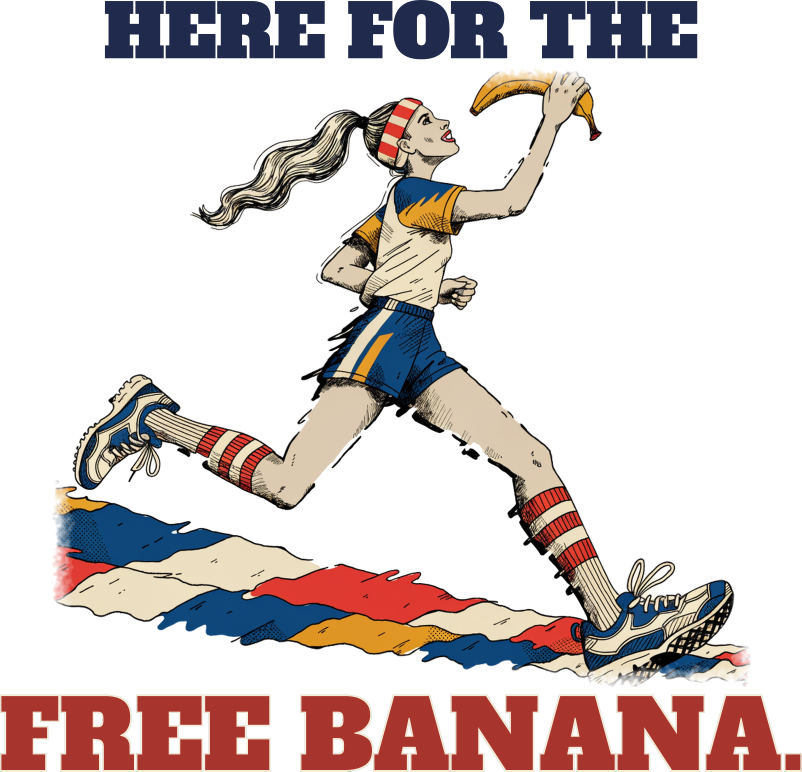
#> input picture designs/c980/src.png, 3207 x 3085 px, found by its file name (shown at 1/4 size)
$ python mk.py
#> lines starting #> are read from the running program, lines starting #| are printed output that depends on the picture
### designs/lib.py
"""Lane C lockup helper: from designs.lib import *"""
from PIL import Image, ImageDraw, ImageFont, ImageFilter
FD = 'designs/fonts/'
CREAM = (246, 236, 214, 255)
F = dict(alfa='AlfaSlabOne-Regular.ttf', anton='Anton-Regular.ttf', bevan='Bevan-Regular.ttf', big='BigShouldersDisplay[wght].ttf', bowlby='BowlbyOne-Regular.ttf',
         cinzel='Cinzel[wght].ttf', fraunces='Fraunces[SOFT,WONK,opsz,wght].ttf', oswald='Oswald[wght].ttf', playfair='PlayfairDisplay[wght].ttf',
         playfairi='PlayfairDisplay-Italic[wght].ttf', rye='Rye-Regular.ttf', graduate='Graduate-Regular.ttf', yellowtail='Yellowtail-Regular.ttf', interblack='InterDisplay-Black.otf', damion='Damion-Regular.ttf', caveat='CaveatBrush-Regular.ttf')
VAR = dict(big=[900], cinzel=[900], fraunces=[9, 900, 60, 1], oswald=[700], playfair=[900], playfairi=[900])
def line(text, font, wfrac, W, fill, key, kw=27, track=0):
    ff = F[font]; var = VAR.get(font)
    def mk(sz):
        f = ImageFont.truetype(FD + ff, sz)
        if var: f.set_variation_by_axes(var)
        return f
    f = mk(800); adv = [f.getlength(c) for c in text]; tot = sum(adv) + track * (len(text) - 1); size = int(800 * W * wfrac / tot)
    f = mk(size); adv = [f.getlength(c) for c in text]; tr = int(track * size / 800)
    asc, desc = f.getmetrics(); tot = int(sum(adv) + tr * (len(text) - 1)); pad = 80
    im = Image.new('RGBA', (tot + 2 * pad, asc + desc + 2 * pad), (0, 0, 0, 0))
    k = Image.new('L', im.size, 0); d = ImageDraw.Draw(k); x = pad
    for c, a in zip(text, adv): d.text((x, pad), c, font=f, fill=255); x += a + tr
    k = k.filter(ImageFilter.MaxFilter(kw)); im.paste(Image.new('RGBA', im.size, key), (0, 0), k)
    d = ImageDraw.Draw(im); x = pad
    for c, a in zip(text, adv): d.text((x, pad), c, font=f, fill=fill); x += a + tr
    out = im.crop(im.getbbox())
    import os; st = float(os.environ.get('STRETCH', '1'))
    if st != 1: out = out.resize((out.width, int(out.height * st)))
    return out
def stack(lines, W, gap=24):
    h = sum(l.height for l in lines) + gap * (len(lines) - 1); out = Image.new('RGBA', (W, h), (0, 0, 0, 0)); y = 0
    for l in lines: out.alpha_composite(l, ((W - l.width) // 2, y)); y += l.height + gap
    return out
def lockup(art, W, top, bottom, name, bgs, g=36):
    """art: RGBA image; top/bottom: list of line images; saves docs/print-files/<name>.png and previews on each bg"""
    t = stack(top, W) if top else None; b = stack(bottom, W) if bottom else None
    H = (t.height + g if t else 0) + art.height + (g + b.height if b else 0)
    out = Image.new('RGBA', (W, H), (0, 0, 0, 0)); y = 0
    if t: out.alpha_composite(t, (0, 0)); y = t.height + g
    out.alpha_composite(art, ((W - art.width) // 2, y)); y += art.height + g
    if b: out.alpha_composite(b, (0, y))
    out.save(f'docs/print-files/{name}.png')
    for tag, c in bgs.items():
        bg = Image.new('RGBA', out.size, c); bg.alpha_composite(out); bg.convert('RGB').resize((600, int(600 * H / W))).save(f'designs/prev_{name}_{tag}.png')
    return out
def widths(*ls): return [l.width for l in ls]
# [15 lines left out: function line_same, not called in this run]

### designs/c980/mk.py
import sys; sys.path.insert(0,'.')
from designs.lib import *
from PIL import Image
src=Image.open('designs/c980/src.png').convert('RGBA').crop((0,275,3207,2748)); src=src.crop(src.getbbox())
#> after `src = Image.open('designs/c980/src.png').convert('RGBA').crop((0, 275,`:
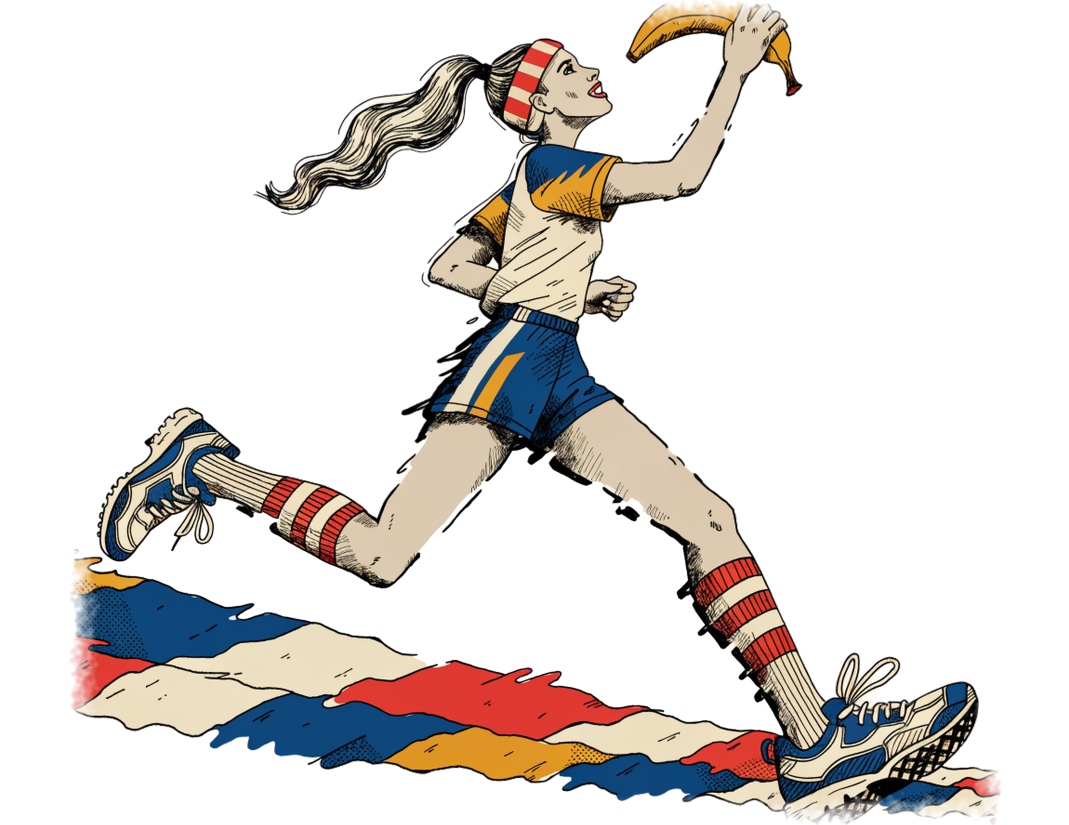
#> src: PIL image 3207x2473 RGBA (shown at 1/3 size); mean R, G, B, A 40.9, 36, 32.8, 69.4; transparent parts drawn white
#> after `src = src.crop(src.getbbox())`:
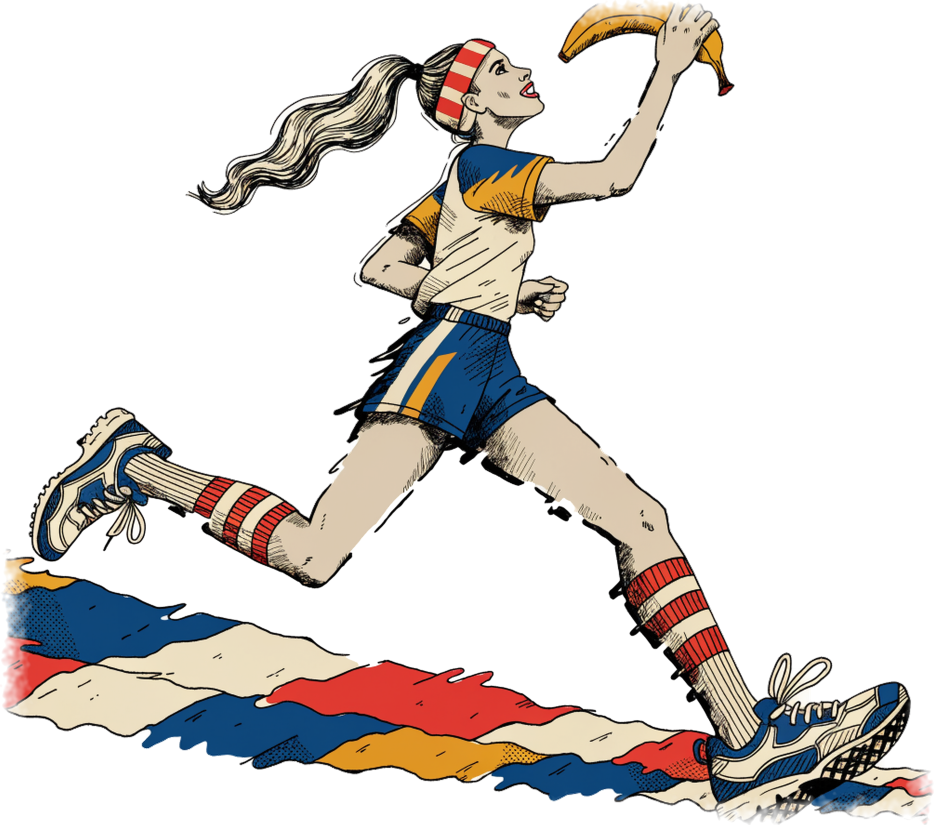
#> src: PIL image 2800x2473 RGBA (shown at 1/3 size); mean R, G, B, A 46.8, 41.2, 37.5, 79.5; transparent parts drawn white
W=3000; art=src.resize((2400,int(src.height*2400/src.width)),Image.LANCZOS)
#> after `art = src.resize((2400, int(src.height * 2400 / src.width)), Image.LAN`:
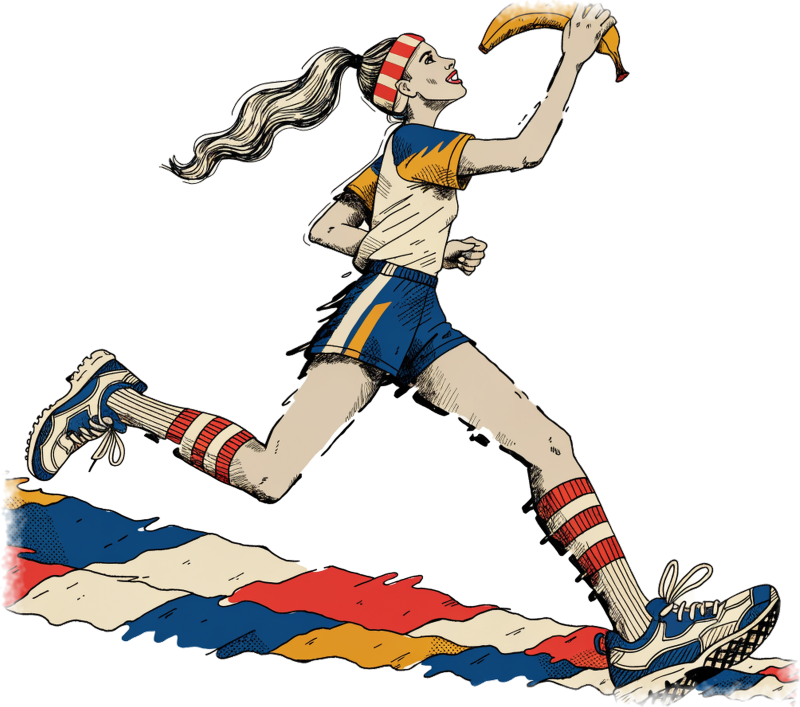
#> art: PIL image 2400x2119 RGBA (shown at 1/3 size); mean R, G, B, A 47.1, 41.6, 37.9, 79.5; transparent parts drawn white
cfg={'sand':((31,40,75,255),(150,38,32,255),(246,236,214,255)),'navy':((246,236,214,255),(235,170,45,255),(20,25,45,255))}
for k,(h,p,key) in cfg.items():
#> (the run stopped early here; a loop or call above may not have finished)
